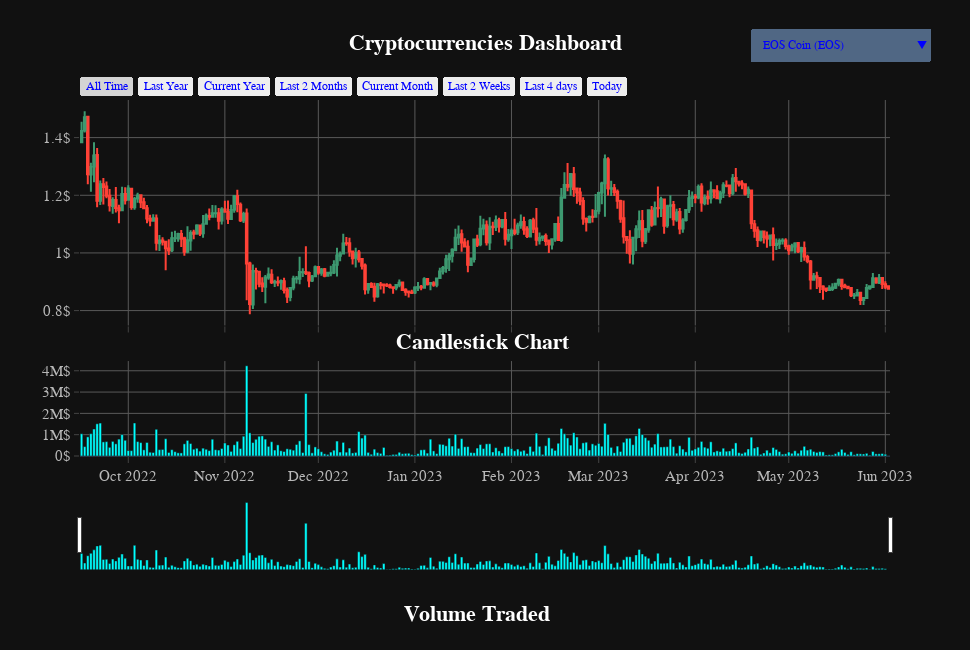

The notebook cell saved with this chart:
### Markdown cell above
Customise the charts and menu.

### Code cell
fig.update_layout(width=970,
                  height=650,
                  template='plotly_dark',
                  font_family='monospace',
                  xaxis=dict(rangeselector=dict(buttons=date_buttons)),
                  updatemenus=[dict(type='dropdown', 
                                    active=0, 
                                    showactive=True, 
                                    buttons=buttons,
                                    x=1.05,
                                    y=1.2)],
                  title=dict(text='<b>Cryptocurrencies Dashboard<b>',
                             font=dict(color='#FFFFFF', size=22),
                             x = 0.50),
                  font=dict(color='blue'),
                  annotations=[
                      dict(
                          text='<b>Candlestick Chart <b>',
                          font=dict(size=22, color='#FFFFFF'),
                          x=0.5,
                          y=0.285,
                          xref='paper', yref='paper',
                          showarrow=False,
                          align='left',

                      ),
                      dict(
                          text='<b>Volume Traded<b>',
                          font=dict(size=22, color='#ffffff'),
                          x=0.49,
                          y=-0.48,
                          showarrow=False,
                          xref='paper', yref='paper',
                          align='left'
                      )
                  ]
)

fig.update_layout(
    spikedistance=100,
    hoverdistance=1000,
    xaxis_rangeslider_visible=False
)

fig.update_xaxes(
    tickfont=dict(size=15, family='monospace', color='#B8B8B8'),
    tickmode='array',
    ticklen=6,
    showline=False,
    showgrid=True,
    gridcolor='#595959',
    ticks='outside',
    
    showspikes=True,
    spikesnap='cursor',
    spikemode='across'
)

fig.update_yaxes(
    tickfont=dict(size=15, family='monospace', color='#B8B8B8'), 
    tickmode='array',
    showline=False,
    ticksuffix='$',
    showgrid=True,
    gridcolor='#595959',
    ticks='outside',
    
    showspikes=True,
    spikesnap='cursor',
    spikemode='across'
)


for i in range(0,16*COUNT):
    fig.data[i].visible = False 
    
for i in range(COUNT):
    fig.data[i].visible = True
    
fig.layout["xaxis"]["rangeslider"]["visible"] = False
fig.layout["xaxis2"]["rangeslider"]["visible"] = False
fig.layout["xaxis3"]["rangeslider"]["visible"] = True

fig.show()

### Figure 1 — Plotly figure (JSON) as saved in the notebook; plotly's stock layout.template omitted (floating-point values rounded to 4 significant figures; data arrays with more than 128 entries replaced by an {"elided": "..."} marker saying what was removed)
{"data": [{"close": {"elided": "260 float values"}, "high": {"elided": "260 float values"}, "low": {"elided": "260 float values"}, "open": {"elided": "260 float values"}, "showlegend": false, "type": "candlestick", "visible": true, "x": {"elided": "260 str values"}, "xaxis": "x", "yaxis": "y"}, {"marker": {"color": "aqua"}, "showlegend": false, "type": "bar", "visible": true, "x": {"elided": "260 str values"}, "xaxis": "x3", "y": {"elided": "260 float values"}, "yaxis": "y3"}, {"close": {"elided": "256 float values"}, "high": {"elided": "256 float values"}, "low": {"elided": "256 float values"}, "open": {"elided": "256 float values"}, "showlegend": false, "type": "candlestick", "visible": false, "x": {"elided": "256 str values"}, "xaxis": "x", "yaxis": "y"}, {"marker": {"color": "aqua"}, "showlegend": false, "type": "bar", "visible": false, "x": {"elided": "256 str values"}, "xaxis": "x3", "y": {"elided": "256 float values"}, "yaxis": "y3"}, {"close": {"elided": "260 float values"}, "high": {"elided": "260 float values"}, "low": {"elided": "260 float values"}, "open": {"elided": "260 float values"}, "showlegend": false, "type": "candlestick", "visible": false, "x": {"elided": "260 str values"}, "xaxis": "x", "yaxis": "y"}, {"marker": {"color": "aqua"}, "showlegend": false, "type": "bar", "visible": false, "x": {"elided": "260 str values"}, "xaxis": "x3", "y": {"elided": "260 float values"}, "yaxis": "y3"}, {"close": {"elided": "260 float values"}, "high": {"elided": "260 float values"}, "low": {"elided": "260 float values"}, "open": {"elided": "260 float values"}, "showlegend": false, "type": "candlestick", "visible": false, "x": {"elided": "260 str values"}, "xaxis": "x", "yaxis": "y"}, {"marker": {"color": "aqua"}, "showlegend": false, "type": "bar", "visible": false, "x": {"elided": "260 str values"}, "xaxis": "x3", "y": {"elided": "260 float values"}, "yaxis": "y3"}, {"close": {"elided": "260 float values"}, "high": {"elided": "260 float values"}, "low": {"elided": "260 float values"}, "open": {"elided": "260 float values"}, "showlegend": false, "type": "candlestick", "visible": false, "x": {"elided": "260 str values"}, "xaxis": "x", "yaxis": "y"}, {"marker": {"color": "aqua"}, "showlegend": false, "type": "bar", "visible": false, "x": {"elided": "260 str values"}, "xaxis": "x3", "y": {"elided": "260 float values"}, "yaxis": "y3"}, {"close": {"elided": "260 float values"}, "high": {"elided": "260 float values"}, "low": {"elided": "260 float values"}, "open": {"elided": "260 float values"}, "showlegend": false, "type": "candlestick", "visible": false, "x": {"elided": "260 str values"}, "xaxis": "x", "yaxis": "y"}, {"marker": {"color": "aqua"}, "showlegend": false, "type": "bar", "visible": false, "x": {"elided": "260 str values"}, "xaxis": "x3", "y": {"elided": "260 float values"}, "yaxis": "y3"}, {"close": {"elided": "260 float values"}, "high": {"elided": "260 float values"}, "low": {"elided": "260 float values"}, "open": {"elided": "260 float values"}, "showlegend": false, "type": "candlestick", "visible": false, "x": {"elided": "260 str values"}, "xaxis": "x", "yaxis": "y"}, {"marker": {"color": "aqua"}, "showlegend": false, "type": "bar", "visible": false, "x": {"elided": "260 str values"}, "xaxis": "x3", "y": {"elided": "260 float values"}, "yaxis": "y3"}, {"close": {"elided": "260 float values"}, "high": {"elided": "260 float values"}, "low": {"elided": "260 float values"}, "open": {"elided": "260 float values"}, "showlegend": false, "type": "candlestick", "visible": false, "x": {"elided": "260 str values"}, "xaxis": "x", "yaxis": "y"}, {"marker": {"color": "aqua"}, "showlegend": false, "type": "bar", "visible": false, "x": {"elided": "260 str values"}, "xaxis": "x3", "y": {"elided": "260 float values"}, "yaxis": "y3"}, {"close": {"elided": "260 float values"}, "high": {"elided": "260 float values"}, "low": {"elided": "260 float values"}, "open": {"elided": "260 float values"}, "showlegend": false, "type": "candlestick", "visible": false, "x": {"elided": "260 str values"}, "xaxis": "x", "yaxis": "y"}, {"marker": {"color": "aqua"}, "showlegend": false, "type": "bar", "visible": false, "x": {"elided": "260 str values"}, "xaxis": "x3", "y": {"elided": "260 float values"}, "yaxis": "y3"}, {"close": {"elided": "256 float values"}, "high": {"elided": "256 float values"}, "low": {"elided": "256 float values"}, "open": {"elided": "256 float values"}, "showlegend": false, "type": "candlestick", "visible": false, "x": {"elided": "256 str values"}, "xaxis": "x", "yaxis": "y"}, {"marker": {"color": "aqua"}, "showlegend": false, "type": "bar", "visible": false, "x": {"elided": "256 str values"}, "xaxis": "x3", "y": {"elided": "256 float values"}, "yaxis": "y3"}, {"close": {"elided": "260 float values"}, "high": {"elided": "260 float values"}, "low": {"elided": "260 float values"}, "open": {"elided": "260 float values"}, "showlegend": false, "type": "candlestick", "visible": false, "x": {"elided": "260 str values"}, "xaxis": "x", "yaxis": "y"}, {"marker": {"color": "aqua"}, "showlegend": false, "type": "bar", "visible": false, "x": {"elided": "260 str values"}, "xaxis": "x3", "y": {"elided": "260 float values"}, "yaxis": "y3"}, {"close": {"elided": "260 float values"}, "high": {"elided": "260 float values"}, "low": {"elided": "260 float values"}, "open": {"elided": "260 float values"}, "showlegend": false, "type": "candlestick", "visible": false, "x": {"elided": "260 str values"}, "xaxis": "x", "yaxis": "y"}, {"marker": {"color": "aqua"}, "showlegend": false, "type": "bar", "visible": false, "x": {"elided": "260 str values"}, "xaxis": "x3", "y": {"elided": "260 float values"}, "yaxis": "y3"}, {"close": {"elided": "260 float values"}, "high": {"elided": "260 float values"}, "low": {"elided": "260 float values"}, "open": {"elided": "260 float values"}, "showlegend": false, "type": "candlestick", "visible": false, "x": {"elided": "260 str values"}, "xaxis": "x", "yaxis": "y"}, {"marker": {"color": "aqua"}, "showlegend": false, "type": "bar", "visible": false, "x": {"elided": "260 str values"}, "xaxis": "x3", "y": {"elided": "260 float values"}, "yaxis": "y3"}, {"close": {"elided": "260 float values"}, "high": {"elided": "260 float values"}, "low": {"elided": "260 float values"}, "open": {"elided": "260 float values"}, "showlegend": false, "type": "candlestick", "visible": false, "x": {"elided": "260 str values"}, "xaxis": "x", "yaxis": "y"}, {"marker": {"color": "aqua"}, "showlegend": false, "type": "bar", "visible": false, "x": {"elided": "260 str values"}, "xaxis": "x3", "y": {"elided": "260 float values"}, "yaxis": "y3"}, {"close": {"elided": "260 float values"}, "high": {"elided": "260 float values"}, "low": {"elided": "260 float values"}, "open": {"elided": "260 float values"}, "showlegend": false, "type": "candlestick", "visible": false, "x": {"elided": "260 str values"}, "xaxis": "x", "yaxis": "y"}, {"marker": {"color": "aqua"}, "showlegend": false, "type": "bar", "visible": false, "x": {"elided": "260 str values"}, "xaxis": "x3", "y": {"elided": "260 float values"}, "yaxis": "y3"}, {"close": {"elided": "260 float values"}, "high": {"elided": "260 float values"}, "low": {"elided": "260 float values"}, "open": {"elided": "260 float values"}, "showlegend": false, "type": "candlestick", "visible": false, "x": {"elided": "260 str values"}, "xaxis": "x", "yaxis": "y"}, {"marker": {"color": "aqua"}, "showlegend": false, "type": "bar", "visible": false, "x": {"elided": "260 str values"}, "xaxis": "x3", "y": {"elided": "260 float values"}, "yaxis": "y3"}], "layout": {"annotations": [{"align": "left", "font": {"color": "#FFFFFF", "size": 22}, "showarrow": false, "text": "<b>Candlestick Chart <b>", "x": 0.5, "xref": "paper", "y": 0.285, "yref": "paper"}, {"align": "left", "font": {"color": "#ffffff", "size": 22}, "showarrow": false, "text": "<b>Volume Traded<b>", "x": 0.49, "xref": "paper", "y": -0.48, "yref": "paper"}], "font": {"color": "blue", "family": "monospace"}, "height": 650, "hoverdistance": 1000, "spikedistance": 100, "title": {"font": {"color": "#FFFFFF", "size": 22}, "text": "<b>Cryptocurrencies Dashboard<b>", "x": 0.5}, "updatemenus": [{"active": 0, "buttons": [{"args": [{"title": "EOS Coin (EOS)Charts and Indicators", "visible": [true, true, false, false, false, false, false, false, false, false, false, false, false, false, false, false, false, false, false, false, false, false, false, false, false, false, false, false, false, false, false, false]}], "label": "EOS Coin (EOS)", "method": "update"}, {"args": [{"title": "Eidoo (EDO)Charts and Indicators", "visible": [false, false, true, true, false, false, false, false, false, false, false, false, false, false, false, false, false, false, false, false, false, false, false, false, false, false, false, false, false, false, false, false]}], "label": "Eidoo (EDO)", "method": "update"}, {"args": [{"title": "Bitcoin (BTC)Charts and Indicators", "visible": [false, false, false, false, true, true, false, false, false, false, false, false, false, false, false, false, false, false, false, false, false, false, false, false, false, false, false, false, false, false, false, false]}], "label": "Bitcoin (BTC)", "method": "update"}, {"args": [{"title": "Ethereum (ETH)Charts and Indicators", "visible": [false, false, false, false, false, false, true, true, false, false, false, false, false, false, false, false, false, false, false, false, false, false, false, false, false, false, false, false, false, false, false, false]}], "label": "Ethereum (ETH)", "method": "update"}, {"args": [{"title": "Litecoin (LTC)Charts and Indicators", "visible": [false, false, false, false, false, false, false, false, true, true, false, false, false, false, false, false, false, false, false, false, false, false, false, false, false, false, false, false, false, false, false, false]}], "label": "Litecoin (LTC)", "method": "update"}, {"args": [{"title": "Basic Attention Token (BAT)Charts and Indicators", "visible": [false, false, false, false, false, false, false, false, false, false, true, true, false, false, false, false, false, false, false, false, false, false, false, false, false, false, false, false, false, false, false, false]}], "label": "Basic Attention Token (BAT)", "method": "update"}, {"args": [{"title": "OmiseGO (OMG)Charts and Indicators", "visible": [false, false, false, false, false, false, false, false, false, false, false, false, true, true, false, false, false, false, false, false, false, false, false, false, false, false, false, false, false, false, false, false]}], "label": "OmiseGO (OMG)", "method": "update"}, {"args": [{"title": "Dai (DAI)Charts and Indicators", "visible": [false, false, false, false, false, false, false, false, false, false, false, false, false, false, true, true, false, false, false, false, false, false, false, false, false, false, false, false, false, false, false, false]}], "label": "Dai (DAI)", "method": "update"}, {"args": [{"title": "Ethereum Classic (ETC)Charts and Indicators", "visible": [false, false, false, false, false, false, false, false, false, false, false, false, false, false, false, false, true, true, false, false, false, false, false, false, false, false, false, false, false, false, false, false]}], "label": "Ethereum Classic (ETC)", "method": "update"}, {"args": [{"title": "Metaverse (ETP)Charts and Indicators", "visible": [false, false, false, false, false, false, false, false, false, false, false, false, false, false, false, false, false, false, true, true, false, false, false, false, false, false, false, false, false, false, false, false]}], "label": "Metaverse (ETP)", "method": "update"}, {"args": [{"title": "Neo (NEO)Charts and Indicators", "visible": [false, false, false, false, false, false, false, false, false, false, false, false, false, false, false, false, false, false, false, false, true, true, false, false, false, false, false, false, false, false, false, false]}], "label": "Neo (NEO)", "method": "update"}, {"args": [{"title": "Augur (REP)Charts and Indicators", "visible": [false, false, false, false, false, false, false, false, false, false, false, false, false, false, false, false, false, false, false, false, false, false, true, true, false, false, false, false, false, false, false, false]}], "label": "Augur (REP)", "method": "update"}, {"args": [{"title": "TRON (TRX)Charts and Indicators", "visible": [false, false, false, false, false, false, false, false, false, false, false, false, false, false, false, false, false, false, false, false, false, false, false, false, true, true, false, false, false, false, false, false]}], "label": "TRON (TRX)", "method": "update"}, {"args": [{"title": "Stellar (XLM)Charts and Indicators", "visible": [false, false, false, false, false, false, false, false, false, false, false, false, false, false, false, false, false, false, false, false, false, false, false, false, false, false, true, true, false, false, false, false]}], "label": "Stellar (XLM)", "method": "update"}, {"args": [{"title": "Monero (XMR)Charts and Indicators", "visible": [false, false, false, false, false, false, false, false, false, false, false, false, false, false, false, false, false, false, false, false, false, false, false, false, false, false, false, false, true, true, false, false]}], "label": "Monero (XMR)", "method": "update"}, {"args": [{"title": "Verge (XVG)Charts and Indicators", "visible": [false, false, false, false, false, false, false, false, false, false, false, false, false, false, false, false, false, false, false, false, false, false, false, false, false, false, false, false, false, false, true, true]}], "label": "Verge (XVG)", "method": "update"}], "showactive": true, "type": "dropdown", "x": 1.05, "y": 1.2}], "width": 970, "xaxis": {"anchor": "y", "domain": [0, 1], "gridcolor": "#595959", "matches": "x3", "rangeselector": {"buttons": [{"label": "All Time", "step": "all"}, {"count": 1, "label": "Last Year", "step": "year", "stepmode": "backward"}, {"count": 1, "label": "Current Year", "step": "year", "stepmode": "todate"}, {"count": 2, "label": "Last 2 Months", "step": "month", "stepmode": "backward"}, {"count": 1, "label": "Current Month", "step": "month", "stepmode": "todate"}, {"count": 14, "label": "Last 2 Weeks", "step": "day", "stepmode": "backward"}, {"count": 4, "label": "Last 4 days", "step": "day", "stepmode": "backward"}, {"count": 1, "label": "Today", "step": "day", "stepmode": "todate"}]}, "rangeslider": {"visible": false}, "showgrid": true, "showline": false, "showspikes": true, "showticklabels": false, "spikemode": "across", "spikesnap": "cursor", "tickfont": {"color": "#B8B8B8", "family": "monospace", "size": 15}, "ticklen": 6, "tickmode": "array", "ticks": "outside"}, "xaxis2": {"anchor": "y2", "domain": [0, 1], "gridcolor": "#595959", "matches": "x3", "rangeslider": {"visible": false}, "showgrid": true, "showline": false, "showspikes": true, "showticklabels": false, "spikemode": "across", "spikesnap": "cursor", "tickfont": {"color": "#B8B8B8", "family": "monospace", "size": 15}, "ticklen": 6, "tickmode": "array", "ticks": "outside"}, "xaxis3": {"anchor": "y3", "domain": [0, 1], "gridcolor": "#595959", "rangeslider": {"visible": true}, "showgrid": true, "showline": false, "showspikes": true, "spikemode": "across", "spikesnap": "cursor", "tickfont": {"color": "#B8B8B8", "family": "monospace", "size": 15}, "ticklen": 6, "tickmode": "array", "ticks": "outside"}, "yaxis": {"anchor": "x", "domain": [0.3667, 1], "gridcolor": "#595959", "showgrid": true, "showline": false, "showspikes": true, "spikemode": "across", "spikesnap": "cursor", "tickfont": {"color": "#B8B8B8", "family": "monospace", "size": 15}, "tickmode": "array", "ticks": "outside", "ticksuffix": "$"}, "yaxis2": {"anchor": "x2", "domain": [0.3667, 0.6333], "gridcolor": "#595959", "showgrid": true, "showline": false, "showspikes": true, "spikemode": "across", "spikesnap": "cursor", "tickfont": {"color": "#B8B8B8", "family": "monospace", "size": 15}, "tickmode": "array", "ticks": "outside", "ticksuffix": "$"}, "yaxis3": {"anchor": "x3", "domain": [0, 0.2667], "gridcolor": "#595959", "showgrid": true, "showline": false, "showspikes": true, "spikemode": "across", "spikesnap": "cursor", "tickfont": {"color": "#B8B8B8", "family": "monospace", "size": 15}, "tickmode": "array", "ticks": "outside", "ticksuffix": "$"}}}
